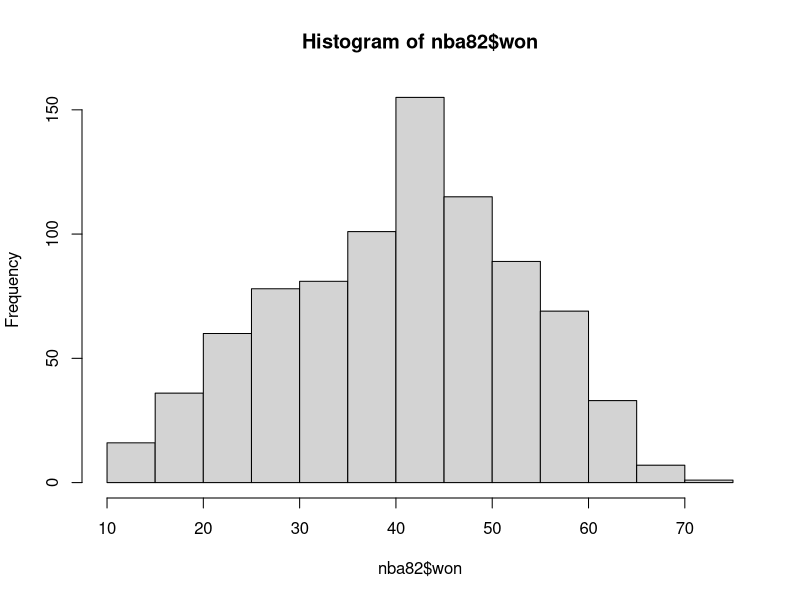
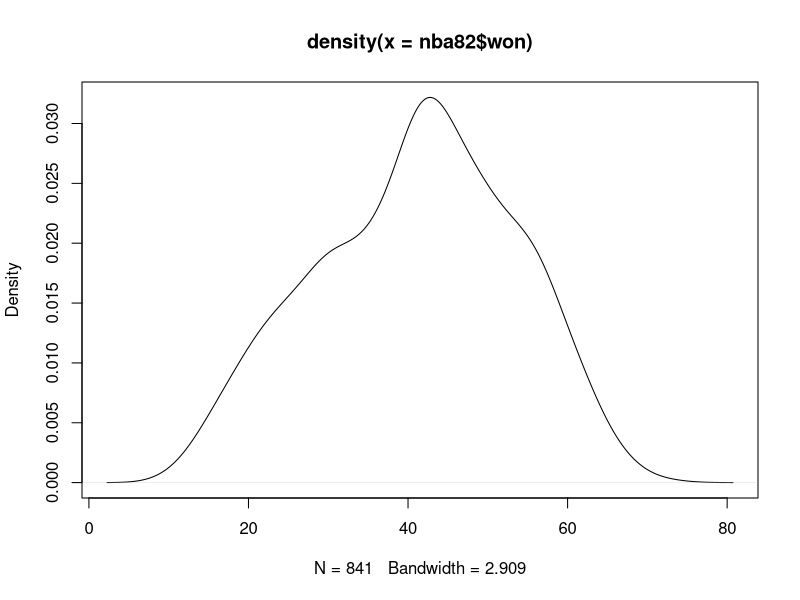
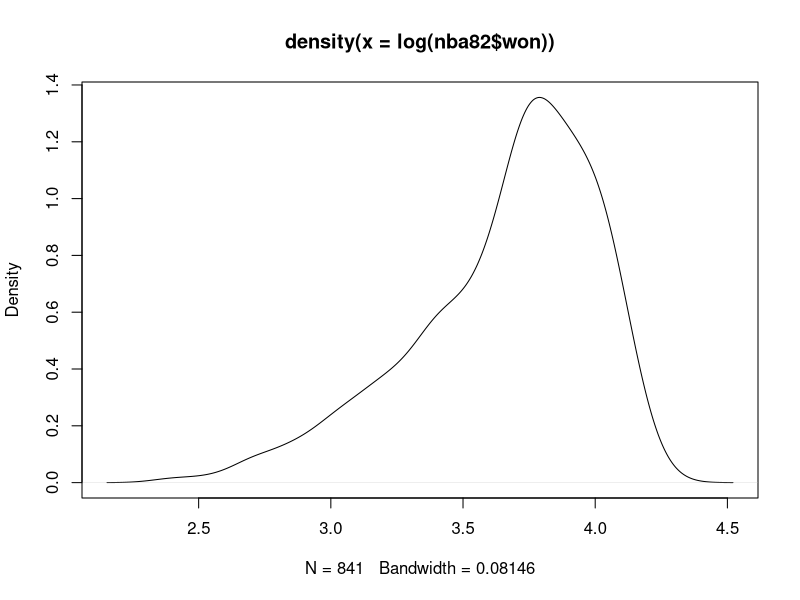

Recreate these plots in R, in order. (Note: this script raises an error after producing the figures.)
## ---- chunk 1
knitr::opts_chunk$set(echo = TRUE)
library(here)
knitr::opts_knit$set(root.dir = here("progettoLampedusa", "0_Materiale"))
getwd()
## ---- chunk 2

dataset = read.delim("0_Materiale/basketball_teams.txt")
head (dataset)

FIRST = 1976 # first year 
LAST = 2011 # last year
nba82 = dataset [dataset$lgID=="NBA" & dataset$year >= FIRST & dataset$year <= LAST & dataset$games==82,]

str (dataset)
dataset$lgID <- as.factor(dataset$lgID) # perchè mi permettono di poter generare variabili dummy
summary(dataset)

hist(nba82$won)
plot(density(nba82$won))

#TESTING
plot(density(log(nba82$won))) # fa cagare


M <- cor(as.matrix(nba82[,c(11:25,54)])) # correlation matrix
corrplot(M, method = 'number')

boxplot(nba82$won ~ nba82$tmID, las=2)
